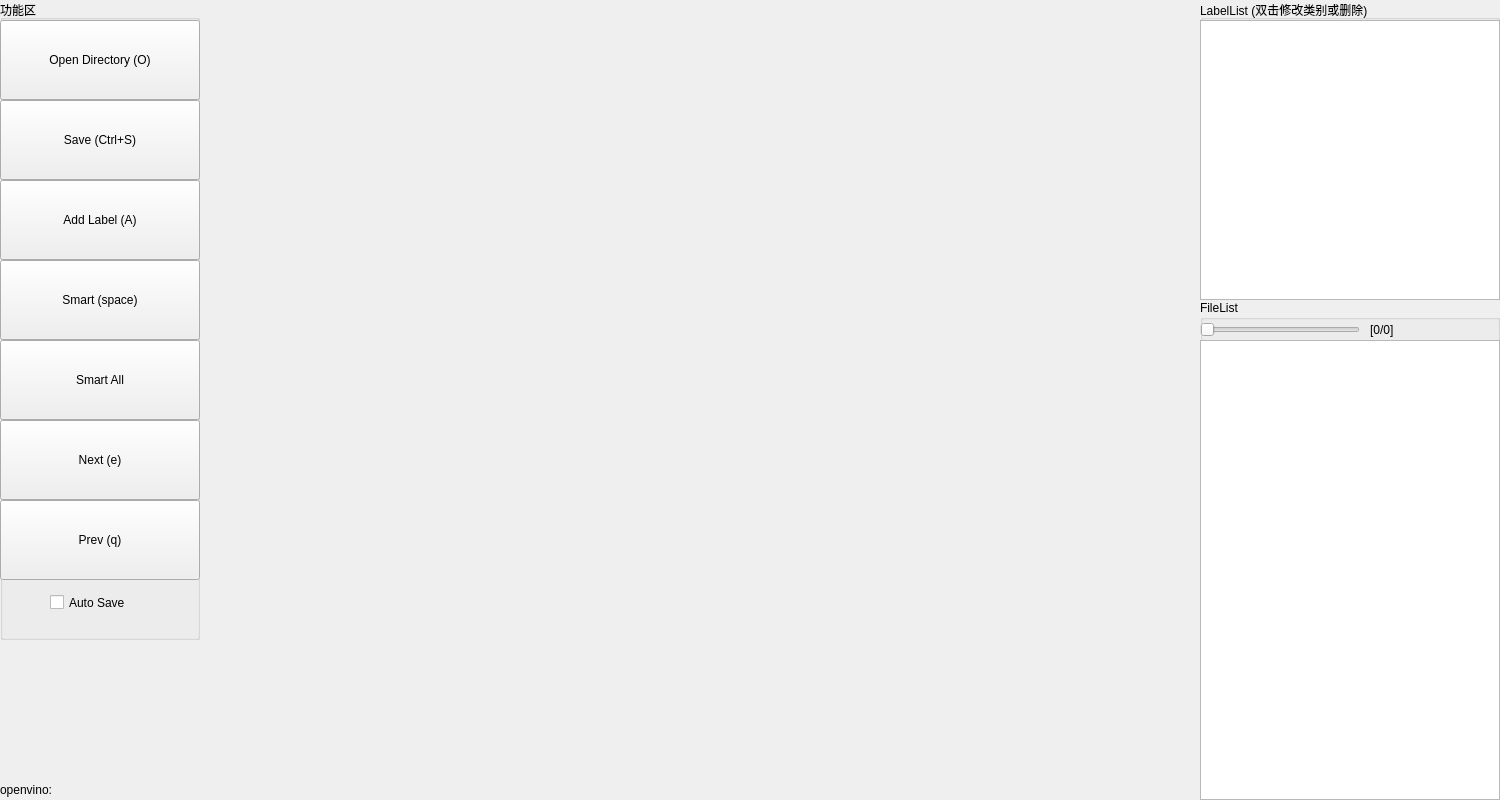
<?xml version="1.0" encoding="UTF-8"?>
<ui version="4.0">
 <class>MainWindow</class>
 <widget class="QMainWindow" name="MainWindow">
  <property name="geometry">
   <rect>
    <x>0</x>
    <y>0</y>
    <width>1500</width>
    <height>800</height>
   </rect>
  </property>
  <property name="minimumSize">
   <size>
    <width>1500</width>
    <height>800</height>
   </size>
  </property>
  <property name="maximumSize">
   <size>
    <width>1500</width>
    <height>800</height>
   </size>
  </property>
  <property name="windowTitle">
   <string>MainWindow</string>
  </property>
  <widget class="QWidget" name="centralWidget">
   <widget class="QGroupBox" name="groupBox">
    <property name="geometry">
     <rect>
      <x>0</x>
      <y>0</y>
      <width>200</width>
      <height>640</height>
     </rect>
    </property>
    <property name="title">
     <string>功能区</string>
    </property>
    <widget class="QPushButton" name="openDirectoryPushButton">
     <property name="geometry">
      <rect>
       <x>0</x>
       <y>20</y>
       <width>200</width>
       <height>80</height>
      </rect>
     </property>
     <property name="text">
      <string>Open Directory (O)</string>
     </property>
     <property name="icon">
      <iconset resource="resource.qrc">
       <normaloff>:/icon/resource/directory.png</normaloff>:/icon/resource/directory.png</iconset>
     </property>
     <property name="iconSize">
      <size>
       <width>32</width>
       <height>32</height>
      </size>
     </property>
     <property name="shortcut">
      <string>O</string>
     </property>
    </widget>
    <widget class="QPushButton" name="savePushButton">
     <property name="geometry">
      <rect>
       <x>0</x>
       <y>100</y>
       <width>200</width>
       <height>80</height>
      </rect>
     </property>
     <property name="text">
      <string>Save (Ctrl+S)</string>
     </property>
     <property name="icon">
      <iconset resource="resource.qrc">
       <normaloff>:/icon/resource/save.png</normaloff>:/icon/resource/save.png</iconset>
     </property>
     <property name="iconSize">
      <size>
       <width>32</width>
       <height>32</height>
      </size>
     </property>
     <property name="shortcut">
      <string>Ctrl+S</string>
     </property>
    </widget>
    <widget class="QPushButton" name="addLabelPushButton">
     <property name="geometry">
      <rect>
       <x>0</x>
       <y>180</y>
       <width>200</width>
       <height>80</height>
      </rect>
     </property>
     <property name="text">
      <string>Add Label (A)</string>
     </property>
     <property name="icon">
      <iconset resource="resource.qrc">
       <normaloff>:/icon/resource/add.png</normaloff>:/icon/resource/add.png</iconset>
     </property>
     <property name="iconSize">
      <size>
       <width>32</width>
       <height>32</height>
      </size>
     </property>
     <property name="shortcut">
      <string>A</string>
     </property>
    </widget>
    <widget class="QPushButton" name="smartPushButton">
     <property name="geometry">
      <rect>
       <x>0</x>
       <y>260</y>
       <width>200</width>
       <height>80</height>
      </rect>
     </property>
     <property name="text">
      <string>Smart (space)</string>
     </property>
     <property name="icon">
      <iconset resource="resource.qrc">
       <normaloff>:/icon/resource/auto-fix.png</normaloff>:/icon/resource/auto-fix.png</iconset>
     </property>
     <property name="iconSize">
      <size>
       <width>32</width>
       <height>32</height>
      </size>
     </property>
     <property name="shortcut">
      <string>Space</string>
     </property>
    </widget>
    <widget class="QPushButton" name="smartAllPushButton">
     <property name="geometry">
      <rect>
       <x>0</x>
       <y>340</y>
       <width>200</width>
       <height>80</height>
      </rect>
     </property>
     <property name="text">
      <string>Smart All</string>
     </property>
     <property name="icon">
      <iconset resource="resource.qrc">
       <normaloff>:/icon/resource/auto-fix.png</normaloff>:/icon/resource/auto-fix.png</iconset>
     </property>
     <property name="iconSize">
      <size>
       <width>32</width>
       <height>32</height>
      </size>
     </property>
    </widget>
    <widget class="QPushButton" name="nextPushButton">
     <property name="geometry">
      <rect>
       <x>0</x>
       <y>420</y>
       <width>200</width>
       <height>80</height>
      </rect>
     </property>
     <property name="text">
      <string>Next (e)</string>
     </property>
     <property name="icon">
      <iconset resource="resource.qrc">
       <normaloff>:/icon/resource/right-arrow.png</normaloff>:/icon/resource/right-arrow.png</iconset>
     </property>
     <property name="iconSize">
      <size>
       <width>32</width>
       <height>32</height>
      </size>
     </property>
     <property name="shortcut">
      <string>E</string>
     </property>
    </widget>
    <widget class="QPushButton" name="prevPushButton">
     <property name="geometry">
      <rect>
       <x>0</x>
       <y>500</y>
       <width>200</width>
       <height>80</height>
      </rect>
     </property>
     <property name="text">
      <string>Prev (q)</string>
     </property>
     <property name="icon">
      <iconset resource="resource.qrc">
       <normaloff>:/icon/resource/left-arrow.png</normaloff>:/icon/resource/left-arrow.png</iconset>
     </property>
     <property name="iconSize">
      <size>
       <width>32</width>
       <height>32</height>
      </size>
     </property>
     <property name="shortcut">
      <string>Q</string>
     </property>
    </widget>
    <widget class="QCheckBox" name="autoSaveCheckBox">
     <property name="geometry">
      <rect>
       <x>50</x>
       <y>590</y>
       <width>100</width>
       <height>25</height>
      </rect>
     </property>
     <property name="text">
      <string>Auto Save</string>
     </property>
    </widget>
   </widget>
   <widget class="QGroupBox" name="groupBox_2">
    <property name="geometry">
     <rect>
      <x>1200</x>
      <y>0</y>
      <width>300</width>
      <height>300</height>
     </rect>
    </property>
    <property name="title">
     <string>LabelList (双击修改类别或删除)</string>
    </property>
    <widget class="QListWidget" name="labelListWidget">
     <property name="geometry">
      <rect>
       <x>0</x>
       <y>20</y>
       <width>300</width>
       <height>280</height>
      </rect>
     </property>
    </widget>
   </widget>
   <widget class="QGroupBox" name="groupBox_3">
    <property name="geometry">
     <rect>
      <x>1200</x>
      <y>300</y>
      <width>300</width>
      <height>500</height>
     </rect>
    </property>
    <property name="title">
     <string>FileList</string>
    </property>
    <widget class="QListWidget" name="fileListWidget">
     <property name="geometry">
      <rect>
       <x>0</x>
       <y>40</y>
       <width>300</width>
       <height>460</height>
      </rect>
     </property>
    </widget>
    <widget class="QSlider" name="fileListHorizontalSlider">
     <property name="geometry">
      <rect>
       <x>0</x>
       <y>20</y>
       <width>160</width>
       <height>20</height>
      </rect>
     </property>
     <property name="orientation">
      <enum>Qt::Horizontal</enum>
     </property>
    </widget>
    <widget class="QLabel" name="fileListLabel">
     <property name="geometry">
      <rect>
       <x>170</x>
       <y>20</y>
       <width>130</width>
       <height>20</height>
      </rect>
     </property>
     <property name="text">
      <string>[0/0]</string>
     </property>
    </widget>
   </widget>
   <widget class="DrawOnPic" name="label">
    <property name="geometry">
     <rect>
      <x>200</x>
      <y>0</y>
      <width>1000</width>
      <height>800</height>
     </rect>
    </property>
    <property name="text">
     <string/>
    </property>
   </widget>
   <widget class="QLabel" name="label_2">
    <property name="geometry">
     <rect>
      <x>0</x>
      <y>640</y>
      <width>200</width>
      <height>140</height>
     </rect>
    </property>
    <property name="text">
     <string/>
    </property>
   </widget>
   <widget class="QLabel" name="labelOpenvino">
    <property name="geometry">
     <rect>
      <x>0</x>
      <y>780</y>
      <width>200</width>
      <height>20</height>
     </rect>
    </property>
    <property name="text">
     <string>openvino: </string>
    </property>
   </widget>
  </widget>
 </widget>
 <layoutdefault spacing="6" margin="11"/>
 <customwidgets>
  <customwidget>
   <class>DrawOnPic</class>
   <extends>QLabel</extends>
   <header>drawonpic.h</header>
  </customwidget>
 </customwidgets>
 <resources>
  <include location="resource.qrc"/>
 </resources>
 <connections/>
</ui>
